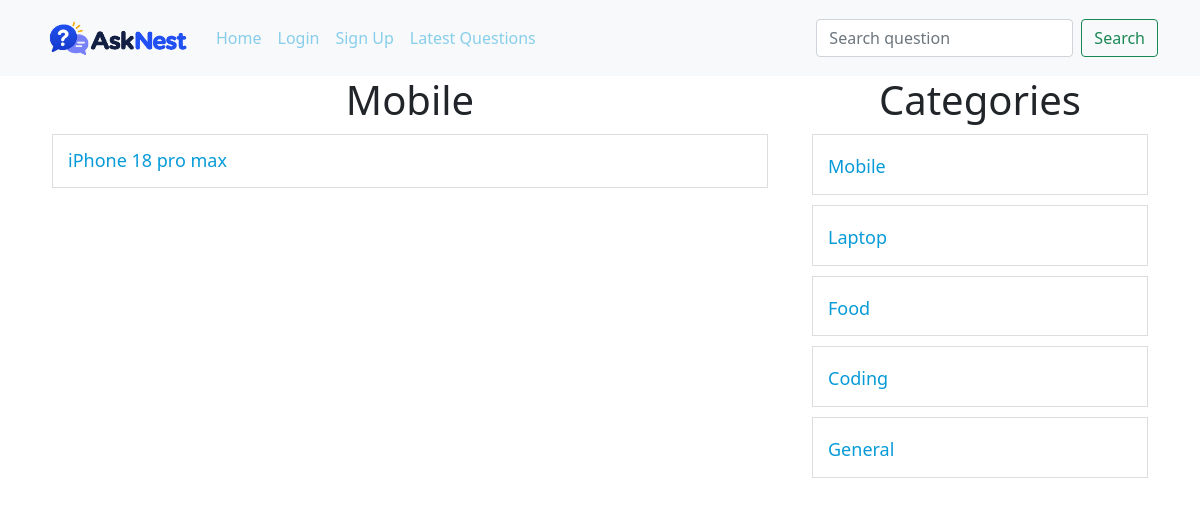
The page /?c-id=1 on the database its author committed.
### tables this page shows
CREATE TABLE `category` (
  `id` int NOT NULL,
  `name` varchar(100) NOT NULL
);

CREATE TABLE `questions` (
  `id` int NOT NULL,
  `title` varchar(255) NOT NULL,
  `description` varchar(255) NOT NULL,
  `category_id` int NOT NULL,
  `user_id` int NOT NULL
);

### client/category-list.php (the view)
<div>
    <h1 class="heading">Categories</h1>
    <?php
    include('./common/db.php');
    $query = "select * from category";
    $result = $conn->query($query);
    foreach($result as $row) {
        $name = ucfirst($row['name']);
        $id = $row['id'];
        echo "<div class='row question-list'>
        <h4><a href='?c-id=$id'>$name</a></h4>
        </div>";
    }
    ?>
</div>

### client/questions.php (shortened to what this page needs)
<?php
include("./common/db.php");
$cid = isset($cid) ? $cid : 0;
$uid = isset($uid) ? $uid : 0;
$heading = "Questions";
if(isset($_GET["c-id"])){
    $query = "select * from questions where category_id=$cid";
    $categoryResult = $conn->query("select name from category where id=$cid");
    $categoryRow = $categoryResult->fetch_assoc();
    if($categoryRow){
        $heading = ucfirst($categoryRow['name']);
    }
} else if(isset($_GET["u-id"])){
    $query = "select * from questions where user_id=$uid";
} else if(isset($_GET["latest"])){
    $query = "select * from questions order by id desc";
} else if(isset($_GET["search"])){
    $searchText = $conn->real_escape_string($_GET["search"]);
    $query = "select * from questions where `title` LIKE '%$searchText%' ";
} else {
    $query = "select * from questions";
}
?>
<div class="container">
    <div class="row">
        <div class="col-8">
            <h1 class="heading"><?php echo $heading; ?></h1>
            <?php
            $result = $conn->query($query);
            foreach($result as $row) {
                $title = $row['title'];
                $id = $row['id'];
                echo "<div class='row question-list'>
                <h4 class='my-questions'><a href='?q-id=$id'>$title</a>";
                echo "</h4>
                </div>";
            }
            ?>
        </div>
        <div class="col-4">
            <?php include('category-list.php'); ?>
        </div>
    </div>
</div>

### public/style.css (style rules this page uses)
a { color: skyblue !important; }
.heading { text-align: center; }
.question-list { border: 1px solid #ddd; padding: 15px; margin: 10px; }
.question-list h4 { margin: 0; padding: 0; }
.question-list a, .question-title { font-size: 18px; text-decoration: none; color: #079bd8 !important; }
.my-questions { display: flex; justify-content: space-between; }

### rows shown on the page
category: name "Mobile"
questions: title "iPhone 18 pro max"
category: name "Laptop"
category: name "Food"
category: name "Coding"
category: name "General"
